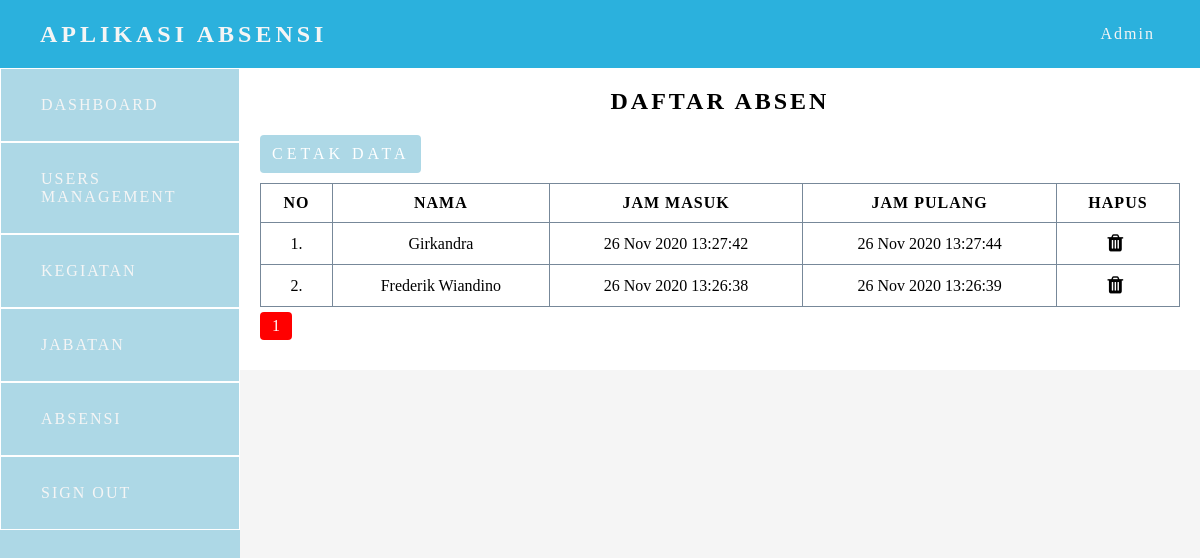
Screenshot of /admin/absensi.php (signed in) with the database file from the repository.
### tables this page shows
CREATE TABLE `absen` (
  `absen_id` int(11) NOT NULL,
  `users_id` int(11) NOT NULL,
  `jam_masuk` varchar(255) NOT NULL,
  `jam_pulang` varchar(255) NOT NULL
);

CREATE TABLE `tb_users` (
  `id` int(11) NOT NULL,
  `nama` varchar(225) NOT NULL,
  `email` varchar(225) NOT NULL,
  `password` varchar(225) NOT NULL,
  `id_level` int(11) NOT NULL,
  `created_at` timestamp NOT NULL DEFAULT current_timestamp() ON UPDATE current_timestamp()
);

### function.php (called while the page is built, shortened)
<?php
    $config = mysqli_connect("localhost", "root", "", "absensi") or die;
    function query($query) {
        global $config;
        $result = mysqli_query($config, $query);
        $rows = [];
        while ($row = mysqli_fetch_assoc($result)) {
            $rows[] = $row;
        }
        return $rows;
    }
?>

### admin/absensi.php (the view, shortened to what this page needs)
<?php include "template/header-admin.php" ?>
<?php
    $dataPerPage = 5;
    $jumlahData = count(query("SELECT * FROM absen"));
    $jumlahHalaman = ceil($jumlahData / $dataPerPage);
    $isActive = (isset($_GET["page"])) ? $_GET["page"] : 1 ;
    $awalData = ($dataPerPage * $isActive ) - $dataPerPage;
    $absensi = query("SELECT * FROM absen
                       INNER JOIN tb_users ON tb_users.id = absen.users_id ORDER BY absen_id DESC LIMIT $awalData, $dataPerPage
                     ");
?>
<div class="table-content">
                    <h2 class="section-title">Daftar Absen</h2>
                    <div class="btn-add">
                        <a href="cetak-absensi.php" target = "_blank" class="cetak"> cetak data </a>
                    </div>
                <div class="table">
                    <table>
                        <tr>
                            <th>no</th>
                            <th>nama</th>
                            <th>Jam Masuk</th>
                            <th>Jam Pulang</th>
                            <th>hapus</th>
                        </tr>
                        <tr>
                        <?php $no = 1; ?>
                        <?php foreach ( $absensi as $absen ) : ?>
                            <td><?= $no++; ?>.</td>
                            <td><?= $absen["nama"] ?></td>
                            <td><?= $absen["jam_masuk"] ?></td>
                            <td><?= $absen["jam_pulang"] ?></td>
                            <td>
                            <a href="hapus-absen.php?id=<?= $absen["absen_id"] ?>" onclick = "return confirm('apakah anda yakin ?')" ><i class="fa fa-trash"></i></a>
                            </td>
                        </tr>
                        <?php endforeach; ?>
                    </table>
                    <div class="pagination">
                    <?php for($i=1; $i <= $jumlahHalaman; $i++) : ?>
                        <?php if($i == $isActive) : ?>
                            <a class="page" style="background-color:red;" href="?page=<?=$i ?>"><?= $i?></a>
                        <?php else : ?>
                            <a class="page" href="?page=<?=$i ?>"><?= $i?></a>
                        <?php endif; ?>
                    <?php endfor; ?>
                    </div>
                </div>
                </div>
        </div>
    </div>
<?php include "template/footer.php" ?>

### css/app.css (style rules this page uses)
* { margin: 0; padding: 0; box-sizing: 0; }
.section-title { padding-bottom: 20px; text-align: center; margin: 0 auto; text-transform: uppercase; letter-spacing: 3px; }
.table-content { display: flex; flex-direction: column; width: 100%; }
.table { padding: 10px 0px; width: 100%; overflow-x: scroll; }
table { table-layout: auto; width: 100%; border-collapse: collapse; }
th, td { border: 1px solid lightslategray; padding: 10px; text-align: center; text-transform:capitalize; }
td a { text-decoration: none; color: black; }
th { text-transform: uppercase; letter-spacing: 1px; }
.fa { font-size: 20px; margin-right: 5px; text-align: center; }
.page { display: inline-block; padding: 5px 12px; background-color: lightblue; margin-top: 5px; color: white; text-decoration: none; border-radius: 4px; }
.cetak { display: inline-block; padding: 10px 12px; background-color: lightblue; color: white; text-decoration: none; border-radius: 4px; text-transform: uppercase; letter-spacing: 4px; }

### rows the page displays
absen: users.nama "Girkandra", jam_masuk "26 Nov 2020 13:27:42", jam_pulang "26 Nov 2020 13:27:44"
absen: users.nama "Frederik Wiandino", jam_masuk "26 Nov 2020 13:26:38", jam_pulang "26 Nov 2020 13:26:39"

### other values shown
$nama "Admin"
